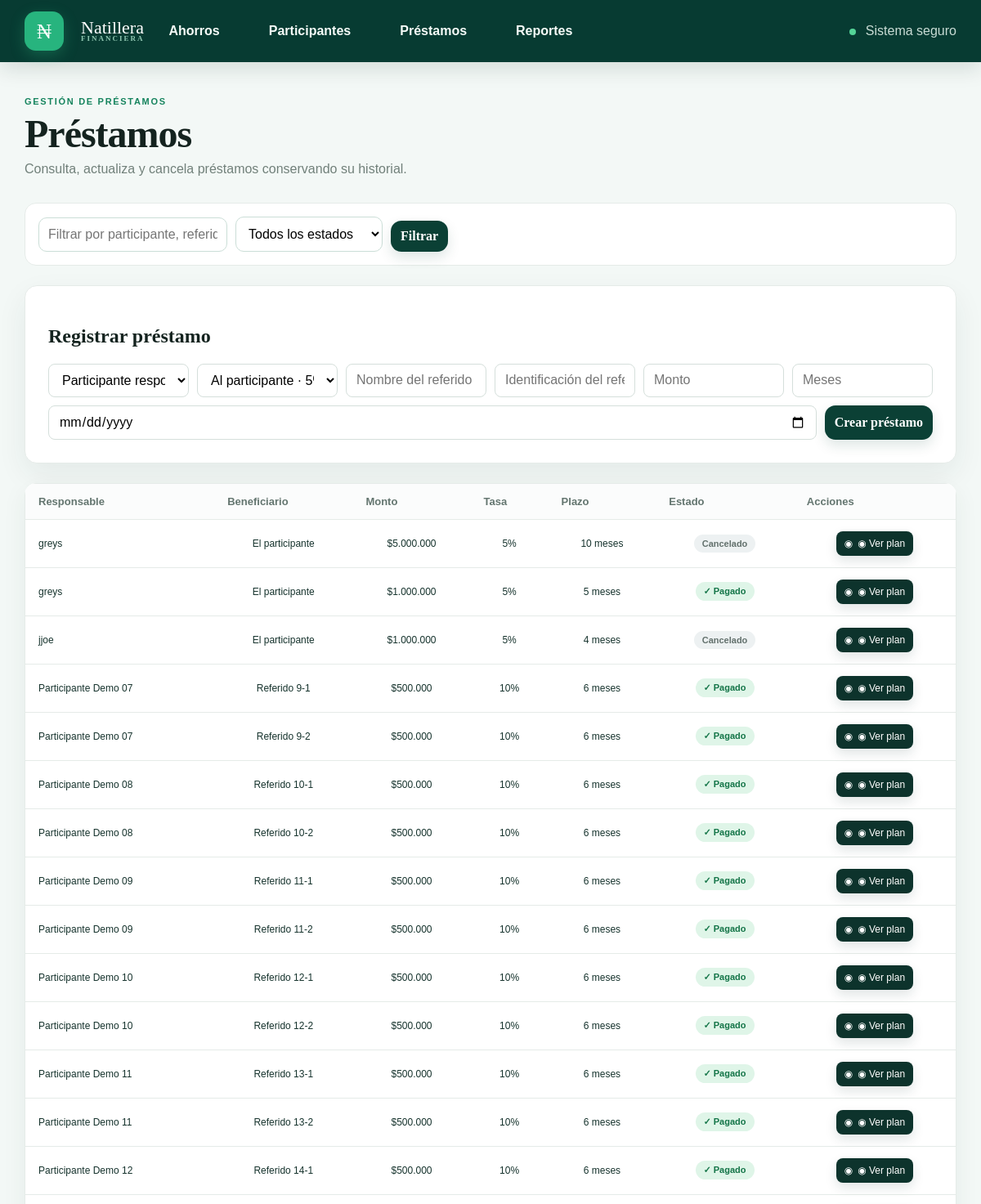
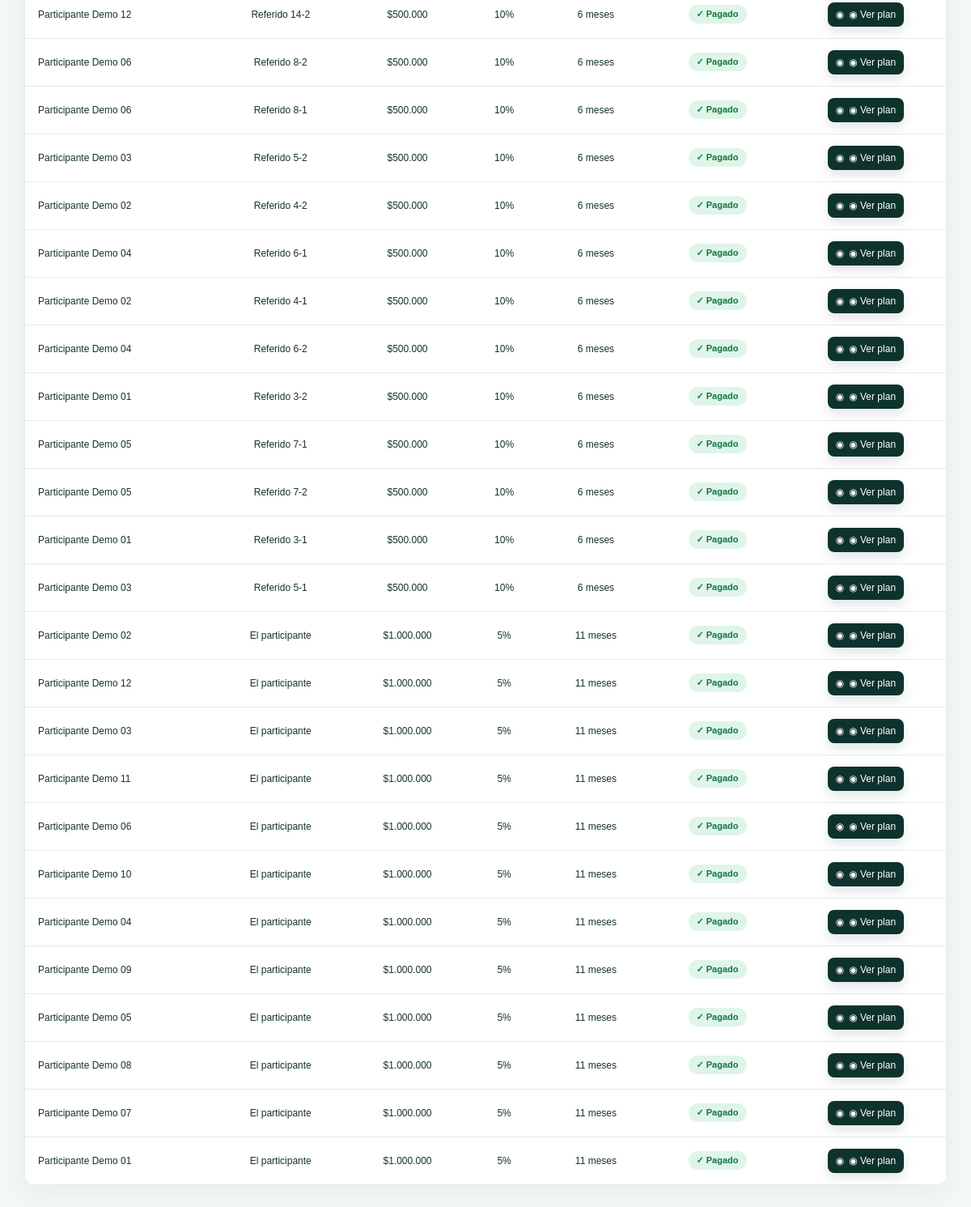
Page /loans on the committed database (2 pictures, top to bottom).
### tables this page shows
CREATE TABLE `loans` (
  `id` int NOT NULL AUTO_INCREMENT,
  `participant_id` int NOT NULL,
  `principal` decimal(12,2) NOT NULL,
  `monthly_rate` decimal(8,6) NOT NULL,
  `term_months` int NOT NULL,
  `start_date` date NOT NULL,
  `status` varchar(20) NOT NULL,
  `loan_type` varchar(20) NOT NULL DEFAULT 'PARTICIPANT',
  `referred_name` varchar(160) DEFAULT NULL,
  `referred_document` varchar(30) DEFAULT NULL,
  PRIMARY KEY (`id`),
  KEY `participant_id` (`participant_id`),
  CONSTRAINT `loans_ibfk_1` FOREIGN KEY (`participant_id`) REFERENCES `participants` (`id`)
);

CREATE TABLE `participants` (
  `id` int NOT NULL AUTO_INCREMENT,
  `document` varchar(30) NOT NULL,
  `full_name` varchar(160) NOT NULL,
  `phone` varchar(30) DEFAULT NULL,
  `email` varchar(160) DEFAULT NULL,
  `active` tinyint(1) NOT NULL,
  `created_at` datetime NOT NULL DEFAULT (now()),
  PRIMARY KEY (`id`),
  UNIQUE KEY `document` (`document`)
);

### src/Repository.php (called while the page is built, shortened)
<?php
final class Repository {
    public function loans(string $status='',string $search=''): array { $sql='SELECT l.*,p.full_name FROM loans l JOIN participants p ON p.id=l.participant_id WHERE 1=1';$args=[];if(in_array($status,['active','paid','cancelled'],true)){$sql.=' AND l.status=?';$args[]=$status;}if($search!==''){$sql.=' AND (p.full_name LIKE ? OR p.document LIKE ?)';$q='%'.$search.'%';$args[]=$q;$args[]=$q;}$sql.=' ORDER BY l.start_date DESC';$s=$this->db->prepare($sql);$s->execute($args);return $s->fetchAll(); }
}

### src/App.php (the view, shortened to what this page needs)
<?php
require_once __DIR__.'/Database.php'; require_once __DIR__.'/Finance.php'; require_once __DIR__.'/Repository.php';
final class App {
 private static function e($v):string{return htmlspecialchars((string)$v,ENT_QUOTES,'UTF-8');}
 public static function run():void{if(session_status()!==PHP_SESSION_ACTIVE)session_start();$db=Database::connection();$path=parse_url($_SERVER['REQUEST_URI'],PHP_URL_PATH)?:'/';if($_SERVER['REQUEST_METHOD']==='POST')self::post($db);self::page($db,$path);}
 private static function page(PDO $db,string $path):void{$year=(int)($_GET['year']??date('Y'));$search=trim($_GET['participant']??$_GET['search']??'');$status=$_GET['status']??'';$repo=new Repository($db);$ps=$repo->participants($search,$path==='/participants'&&in_array($status,['active','inactive'],true)?$status==='active':null);$active=array_values(array_filter($ps,fn($p)=>(int)$p['active']===1));$ls=$repo->loans($status,$search);$title=$path==='/'?'Ahorros':(str_contains($path,'participants')?'Participantes':(str_contains($path,'loans')?'Préstamos':'Reportes'));echo self::head($title);echo self::nav();echo '<main>';if($path==='/')self::savings($db,$active,$year,$search);elseif($path==='/participants')self::participants($ps,$search,$status);elseif($path==='/loans')self::loans($ls,$active,$search,$status);else self::report($db,$year);echo '</main>'.self::foot();}
 private static function nav():string{return '<nav><div class="brand"><span class="brand-mark">₦</span><span>Natillera <small>FINANCIERA</small></span></div><div class="nav-links"><a href="/">Ahorros</a><a href="/participants">Participantes</a><a href="/loans">Préstamos</a><a href="/reports/annual">Reportes</a></div><div class="secure"><span class="dot"></span> Sistema seguro</div></nav>';}
 private static function loans(array $ls,array $ps,string $search,string $status):void{echo '<section class="section-title"><div><span class="eyebrow">GESTIÓN DE PRÉSTAMOS</span><h1>Préstamos</h1><p class="muted">Consulta, actualiza y cancela préstamos conservando su historial.</p></div></section><form class="filters" method="get"><input name="participant" value="'.self::e($search).'" placeholder="Filtrar por participante, referido o documento"><select name="status"><option value="">Todos los estados</option><option value="active">Activos</option><option value="paid">Pagados</option><option value="cancelled">Cancelados</option></select><button>Filtrar</button></form><section class="card loan-create"><h2>Registrar préstamo</h2><form method="post"><input type="hidden" name="action" value="loan_create"><select name="participant_id" required><option value="">Participante responsable</option>';foreach($ps as $p)echo '<option value="'.$p['id'].'">'.self::e($p['full_name']).'</option>';echo '</select><select name="loan_type"><option value="PARTICIPANT">Al participante · 5%</option><option value="REFERRED">A referido · 10%</option></select><input name="referred_name" placeholder="Nombre del referido"><input name="referred_document" placeholder="Identificación del referido"><input name="principal" type="number" min="1" step="0.01" placeholder="Monto" required><input name="term_months" type="number" min="1" max="60" placeholder="Meses" required><input name="start_date" type="date" required><button>Crear préstamo</button></form></section><div class="table-card"><table><thead><tr><th>Responsable</th><th>Beneficiario</th><th>Monto</th><th>Tasa</th><th>Plazo</th><th>Estado</th><th>Acciones</th></tr></thead><tbody>';foreach($ls as $l){$benef=($l['loan_type']??'PARTICIPANT')==='REFERRED'?self::e($l['referred_name']??'Referido'):'El participante';$state=$l['status']==='paid'?'✓ Pagado':($l['status']==='active'?'● Activo':'Cancelado');echo '<tr><td>'.self::e($l['full_name']).'</td><td>'.$benef.'</td><td>$'.number_format($l['principal'],0,',','.').'</td><td>'.((float)$l['monthly_rate']*100).'%</td><td>'.$l['term_months'].' meses</td><td><span class="loan-state '.self::e($l['status']).'">'.$state.'</span></td><td><a class="action-btn eye" href="/loans/'.$l['id'].'">◉ Ver plan</a>'.($l['status']==='active'?'<button class="action-btn edit" type="button">✎ Editar</button><button class="action-btn cancel" type="button">⊘ Cancelar préstamo</button>':'').'</td></tr>';}echo '</tbody></table></div>';}
 private static function head(string $title):string{return '<!doctype html><html lang="es"><head><meta charset="utf-8"><meta name="viewport" content="width=device-width,initial-scale=1"><title>'.self::e($title).' · Natillera</title><link rel="manifest" href="/static/manifest.webmanifest"><link rel="apple-touch-icon" href="/static/icons/icon.svg"><link rel="stylesheet" href="/static/app.css"><link rel="stylesheet" href="/static/pwa.css"><link rel="stylesheet" href="/static/contacts.css"><link rel="stylesheet" href="/static/contact-fix.css"><link rel="stylesheet" href="/static/v2.css"><script src="https://cdn.jsdelivr.net/npm/sweetalert2@11"></script></head><body>';}
 private static function foot():string{return '<script src="/static/pwa.js" defer></script><script src="/static/v2.js" defer></script><script>document.addEventListener("DOMContentLoaded",function(){var q=new URLSearchParams(location.search),n=q.get("notice"),detail=q.get("detail"),m={contribution_saved:["Aporte guardado correctamente.","success"],paz_salvo:["Participante a paz y salvo con sus ahorros.","success"],contribution_complete:["Cuota completa","info"],contribution_error:["No se pudo guardar el aporte","error"],participant_created:["Participante creado correctamente.","success"],participant_updated:["Participante actualizado correctamente.","success"],participant_deleted:["Participante eliminado correctamente.","success"],participant_loan_blocked:[detail||"No se puede desactivar: el participante tiene préstamos activos.","warning"],participant_error:[detail||"No se pudo actualizar el participante.","error"],loan_created:["Préstamo creado correctamente.","success"],loan_updated:["Préstamo y plan de pagos actualizados.","success"],loan_cancelled:["Préstamo cancelado correctamente.","success"]};if(n&&m[n]&&window.Swal)Swal.fire({toast:true,position:"top-end",icon:m[n][1],title:m[n][0],showConfirmButton:false,timer:5000,timerProgressBar:true})});if("serviceWorker" in navigator)navigator.serviceWorker.register("/static/sw.js")</script></body></html>';}
}

### public/static/app.css (style rules this page uses)
:root { --ink:#14231f;--muted:#71807a;--line:#e5ebe8;--bg:#f5f8f7;--nav:#0d332c;--accent:#16845e;--shadow:0 8px 30px #163c3210 }
* { box-sizing:border-box }
body { margin:0;background:var(--bg);color:var(--ink);font-family:'DM Sans',sans-serif }
nav { height:76px;background:var(--nav);color:#fff;padding:0 max(32px,calc((100% - 1440px)/2));display:flex;align-items:center;gap:54px }
.brand { display:flex;align-items:center;gap:11px;font-family:Manrope;font-size:18px;line-height:17px }
.brand small { display:block;font:600 9px 'DM Sans';letter-spacing:2px;color:#91c8b2 }
.brand-mark { display:grid;place-items:center;width:38px;height:38px;background:#2aa875;border-radius:12px;font-size:25px }
.nav-links { display:flex;gap:28px }
.nav-links a { color:#d9eee5;text-decoration:none;font-weight:600 }
.secure { margin-left:auto;color:#b9d9cc;font-size:13px }
.dot { display:inline-block;width:8px;height:8px;background:#54d397;border-radius:50%;margin-right:7px }
main { max-width:1440px;margin:0 auto;padding:46px 32px 70px }
h1,h2 { font-family:Manrope;color:var(--ink) }
h1 { font-size:34px;letter-spacing:-1px }
.muted,p { color:var(--muted) }
.muted { margin:8px 0 }
.card,table { background:#fff;box-shadow:var(--shadow) }
table { width:100%;border-collapse:collapse;min-width:900px }
th,td { padding:14px 10px;border-bottom:1px solid var(--line);text-align:center;font-size:12px }
th { color:var(--muted);font-size:11px;background:#fbfcfc }
th:first-child,td:first-child { text-align:left;padding-left:24px }
small { color:var(--muted) }
form { display:flex;gap:8px;flex-wrap:wrap }
input,select,button { font:inherit;padding:10px 12px;border:1px solid #d5dfdb;border-radius:8px;background:#fff }
button { cursor:pointer;background:var(--nav);color:#fff;border:0;font-weight:600;transition:.2s }
.card { border-radius:15px;padding:24px;margin:24px 0 }

### public/static/pwa.css (style rules this page uses)
html { background:#f5f8f7;scroll-behavior:smooth }
body { min-height:100dvh;background:radial-gradient(circle at 100% 0,#e2f5ec 0,transparent 31rem),#f5f8f7 }
nav { position:sticky;top:0;z-index:20;box-shadow:0 8px 24px #06251c22;backdrop-filter:blur(14px) }
.brand-mark { box-shadow:0 6px 18px #2aa87555 }
.nav-links a { position:relative;padding:9px 2px;transition:color .2s ease }
.nav-links a:after { content:"";position:absolute;left:0;right:100%;bottom:2px;height:2px;background:#54d397;border-radius:4px;transition:right .2s ease }
main { animation:page-in .35s ease both }
.card,table,.report-stat,.summary-card { border:1px solid #e5ebe8;box-shadow:0 14px 36px #163c3212;transition:box-shadow .2s ease,transform .2s ease }
input,select { transition:border-color .2s,box-shadow .2s }
button,.action-btn,.action-link,details>summary { box-shadow:0 6px 14px #0d332c20;transition:transform .2s,box-shadow .2s }
.action-btn.eye:before { content:'◉';margin-right:6px }

### rows in the picture
loans: participant.full_name "greys", loan_type "El participante", principal "5.000.000", (float)$l['monthly_rate']*100 "5", term_months "10", status "Cancelado"
loans: participant.full_name "greys", loan_type "El participante", principal "1.000.000", (float)$l['monthly_rate']*100 "5", term_months "5", status "✓ Pagado"
loans: participant.full_name "jjoe", loan_type "El participante", principal "1.000.000", (float)$l['monthly_rate']*100 "5", term_months "4", status "Cancelado"
loans: participant.full_name "Participante Demo 07", referred_name "Referido 9-1", principal "500.000", (float)$l['monthly_rate']*100 "10", term_months "6", status "✓ Pagado"
loans: participant.full_name "Participante Demo 07", referred_name "Referido 9-2", principal "500.000", (float)$l['monthly_rate']*100 "10", term_months "6", status "✓ Pagado"
loans: participant.full_name "Participante Demo 08", referred_name "Referido 10-1", principal "500.000", (float)$l['monthly_rate']*100 "10", term_months "6", status "✓ Pagado"
loans: participant.full_name "Participante Demo 08", referred_name "Referido 10-2", principal "500.000", (float)$l['monthly_rate']*100 "10", term_months "6", status "✓ Pagado"
loans: participant.full_name "Participante Demo 09", referred_name "Referido 11-1", principal "500.000", (float)$l['monthly_rate']*100 "10", term_months "6", status "✓ Pagado"
loans: participant.full_name "Participante Demo 09", referred_name "Referido 11-2", principal "500.000", (float)$l['monthly_rate']*100 "10", term_months "6", status "✓ Pagado"
loans: participant.full_name "Participante Demo 10", referred_name "Referido 12-1", principal "500.000", (float)$l['monthly_rate']*100 "10", term_months "6", status "✓ Pagado"
loans: participant.full_name "Participante Demo 10", referred_name "Referido 12-2", principal "500.000", (float)$l['monthly_rate']*100 "10", term_months "6", status "✓ Pagado"
loans: participant.full_name "Participante Demo 11", referred_name "Referido 13-1", principal "500.000", (float)$l['monthly_rate']*100 "10", term_months "6", status "✓ Pagado"
loans: participant.full_name "Participante Demo 11", referred_name "Referido 13-2", principal "500.000", (float)$l['monthly_rate']*100 "10", term_months "6", status "✓ Pagado"
loans: participant.full_name "Participante Demo 12", referred_name "Referido 14-1", principal "500.000", (float)$l['monthly_rate']*100 "10", term_months "6", status "✓ Pagado"
loans: participant.full_name "Participante Demo 12", referred_name "Referido 14-2", principal "500.000", (float)$l['monthly_rate']*100 "10", term_months "6", status "✓ Pagado"
loans: participant.full_name "Participante Demo 06", referred_name "Referido 8-2", principal "500.000", (float)$l['monthly_rate']*100 "10", term_months "6", status "✓ Pagado"
loans: participant.full_name "Participante Demo 06", referred_name "Referido 8-1", principal "500.000", (float)$l['monthly_rate']*100 "10", term_months "6", status "✓ Pagado"
loans: participant.full_name "Participante Demo 03", referred_name "Referido 5-2", principal "500.000", (float)$l['monthly_rate']*100 "10", term_months "6", status "✓ Pagado"
loans: participant.full_name "Participante Demo 02", referred_name "Referido 4-2", principal "500.000", (float)$l['monthly_rate']*100 "10", term_months "6", status "✓ Pagado"
loans: participant.full_name "Participante Demo 04", referred_name "Referido 6-1", principal "500.000", (float)$l['monthly_rate']*100 "10", term_months "6", status "✓ Pagado"
loans: participant.full_name "Participante Demo 02", referred_name "Referido 4-1", principal "500.000", (float)$l['monthly_rate']*100 "10", term_months "6", status "✓ Pagado"
loans: participant.full_name "Participante Demo 04", referred_name "Referido 6-2", principal "500.000", (float)$l['monthly_rate']*100 "10", term_months "6", status "✓ Pagado"
loans: participant.full_name "Participante Demo 01", referred_name "Referido 3-2", principal "500.000", (float)$l['monthly_rate']*100 "10", term_months "6", status "✓ Pagado"
loans: participant.full_name "Participante Demo 05", referred_name "Referido 7-1", principal "500.000", (float)$l['monthly_rate']*100 "10", term_months "6", status "✓ Pagado"
loans: participant.full_name "Participante Demo 05", referred_name "Referido 7-2", principal "500.000", (float)$l['monthly_rate']*100 "10", term_months "6", status "✓ Pagado"
loans: participant.full_name "Participante Demo 01", referred_name "Referido 3-1", principal "500.000", (float)$l['monthly_rate']*100 "10", term_months "6", status "✓ Pagado"
loans: participant.full_name "Participante Demo 03", referred_name "Referido 5-1", principal "500.000", (float)$l['monthly_rate']*100 "10", term_months "6", status "✓ Pagado"
loans: participant.full_name "Participante Demo 02", loan_type "El participante", principal "1.000.000", (float)$l['monthly_rate']*100 "5", term_months "11", status "✓ Pagado"
loans: participant.full_name "Participante Demo 12", loan_type "El participante", principal "1.000.000", (float)$l['monthly_rate']*100 "5", term_months "11", status "✓ Pagado"
loans: participant.full_name "Participante Demo 03", loan_type "El participante", principal "1.000.000", (float)$l['monthly_rate']*100 "5", term_months "11", status "✓ Pagado"
loans: participant.full_name "Participante Demo 11", loan_type "El participante", principal "1.000.000", (float)$l['monthly_rate']*100 "5", term_months "11", status "✓ Pagado"
loans: participant.full_name "Participante Demo 06", loan_type "El participante", principal "1.000.000", (float)$l['monthly_rate']*100 "5", term_months "11", status "✓ Pagado"
loans: participant.full_name "Participante Demo 10", loan_type "El participante", principal "1.000.000", (float)$l['monthly_rate']*100 "5", term_months "11", status "✓ Pagado"
loans: participant.full_name "Participante Demo 04", loan_type "El participante", principal "1.000.000", (float)$l['monthly_rate']*100 "5", term_months "11", status "✓ Pagado"
loans: participant.full_name "Participante Demo 09", loan_type "El participante", principal "1.000.000", (float)$l['monthly_rate']*100 "5", term_months "11", status "✓ Pagado"
loans: participant.full_name "Participante Demo 05", loan_type "El participante", principal "1.000.000", (float)$l['monthly_rate']*100 "5", term_months "11", status "✓ Pagado"
loans: participant.full_name "Participante Demo 08", loan_type "El participante", principal "1.000.000", (float)$l['monthly_rate']*100 "5", term_months "11", status "✓ Pagado"
loans: participant.full_name "Participante Demo 07", loan_type "El participante", principal "1.000.000", (float)$l['monthly_rate']*100 "5", term_months "11", status "✓ Pagado"
loans: participant.full_name "Participante Demo 01", loan_type "El participante", principal "1.000.000", (float)$l['monthly_rate']*100 "5", term_months "11", status "✓ Pagado"
